Frame 1 (no input): blank canvas, image omitted
Frame 60 (no input): blank canvas, image omitted
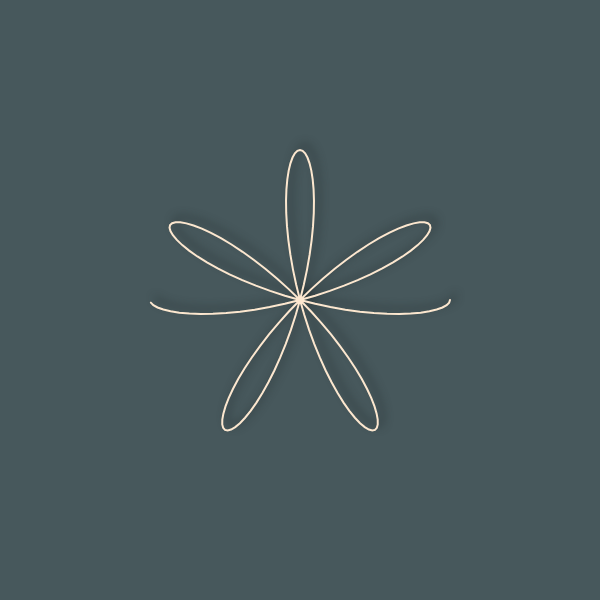
Frame 120 (the mouse pressed at the canvas centre since frame 60)

The p5.js sketch whose frames 1 and 60 were blank and that drew this single picture after the mouse press (run headless with seeded random() and noise() and a simulated clock; from frame 60 on, the mouse is pressed at the canvas centre):

// p5.js sketch
// ── sketch.js
let theta;
let r = 150;

function setup(){
  createCanvas(600, 600);
  angleMode(DEGREES);
  colorMode(HSB, 360, 100, 100, 100);

  strokeWeight(2);
  stroke(32, 18, 99, 100);//color name: 薄卵色 うすたまごいろ
  noFill();
}

function draw(){
  background(191, 23, 36, 100);//color name: 錆鼠 さびねず
  translate(width/2, height/2);

  shadow();
  rose();
}

function rose(){
  let angleMax = map(mouseX, 0, width, 0, 360);

  beginShape();
  for(let angle = 0; angle < angleMax; angle += 1){
    theta = angle;
    let ballX = r*cos(6*theta) * cos(theta);
    let ballY = r*cos(6*theta) * sin(theta);
    vertex(ballX, ballY);
  }
  endShape();
}

function shadow(){
  drawingContext.shadowOffsetX = 5;
  drawingContext.shadowOffsetY = -5;
  drawingContext.shadowBlur = 8;
  drawingContext.shadowColor = 'rgba(39, 49, 51, 100)';
}
